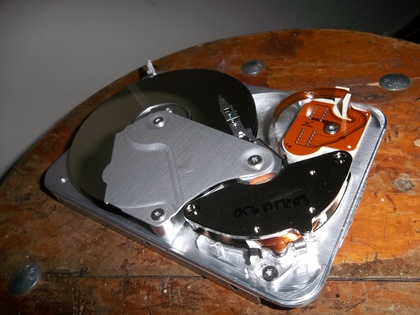
%> input picture P.I. Curso Youtube/PODI_YouTube/discoduro.JPG, 420 x 315 px, shrunk from 4288 x 3216 before the run
$ octave FiltradoNoLineal.m   (GNU Octave 9; MATLAB toolbox functions it lacks are replaced by stand-ins)
%> lines starting %> are read from the running program, lines starting %| are printed output that depends on the picture
clc; clear all; close all;
% Carga de la imagen
a=imread('discoduro.JPG');
%> a is the input picture: size 315x420x3 uint8; mean R, G, B 101.9, 81.3, 68.4

%Extracci髇 de planos
ar = double(a(:,:,1)); %Extraemos el plano rojo y hacesmos casting para tran"transformar" de uint8 a double
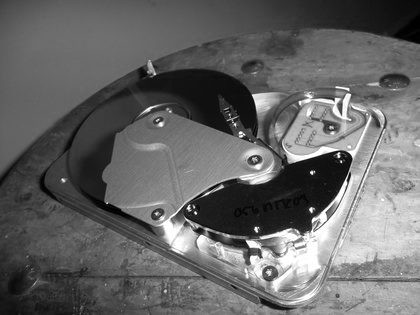
%> ar: size 315x420 double; min 0, max 255, mean 101.9
s = size(a); %Guardamos el tama駉 dela imagen
%> s = [315 420 3]
arc = ar*0; % 0.179779 seg - 0.066711 seg
%> arc: size 315x420 double; every value is 0
armediana = ar*0;
armin = ar*0;
armax = ar*0;

%Convoluci髇
kernel = ones(3,3)./9; %Kernel 3x3 de unos funci髇 g conocida
                       %Filtro de promedio o media.

% kernel = [0,1,0;1,0,1;0,1,0];

for i = 2:s(1)-1
    for j = 2:s(2)-1

        ventana = ar(i-1:i+1, j-1:j+1); % Esta es la operaci髇 punto a punto del Kerner
        prod = ventana.*kernel;
        pix = sum(sum(prod));
        arc(i,j) = pix;


    %Mediana
        vector = ventana(:);
        vector = sort(vector); % Ordena los elementos de forma ascendente
        armediana(i,j) = vector(5); %Toma la mediana del vector, en este caso el quinto elemento porque el Kernel es 3x3
        armin(i,j) = vector(1);
        armax(i,j) = vector(9);
    end
end
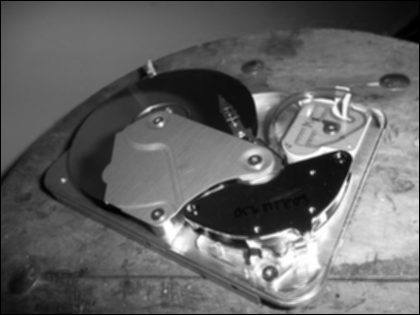
%> arc: size 315x420 double; min 0, max 255, mean 100.9
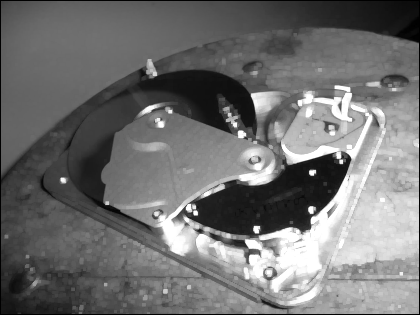
%> armax: size 315x420 double; min 0, max 255, mean 112.7
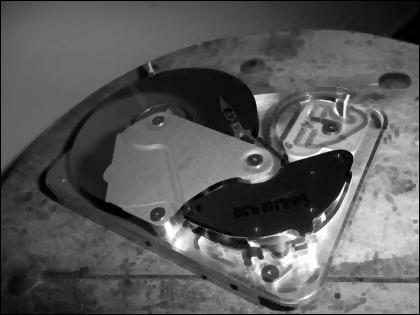
%> armin: size 315x420 double; min 0, max 255, mean 89.6

%Despliegue

figure(1),subplot(2,2,1),imshow(uint8(ar)), title('Imagen Original')
figure(1),subplot(2,2,2),imshow(uint8(armediana)), title('Mediana')
figure(1),subplot(2,2,3),imshow(uint8(armin)), title('Min')
figure(1),subplot(2,2,4),imshow(uint8(armax)), title('Max')

altasf = ar-arc;
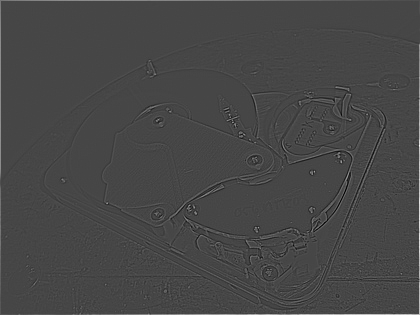
%> altasf: size 315x420 double; min -95.33, max 249, mean 1; drawn with min black and max white
figure(2), imshow(uint8(altasf))
%> after `imshow(uint8(altasf))`:
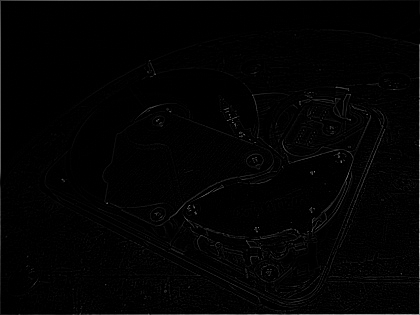
%> displayed picture: size 315x420, on the screen's scale of 0 to 255; min 0, max 249, mean 3.1

$ run again, with P.I. Curso Youtube/PODI_YouTube/103_3789.JPG copied over P.I. Curso Youtube/PODI_YouTube/discoduro.JPG
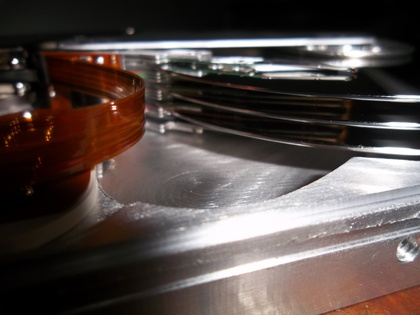
%> input picture P.I. Curso Youtube/PODI_YouTube/103_3789.JPG, 420 x 315 px, shrunk from 4288 x 3216 before the run
%> a is the input picture: size 315x420x3 uint8; mean R, G, B 85.5, 74.8, 71.7
%> after the loop `for i = 2:s(1)-1`:
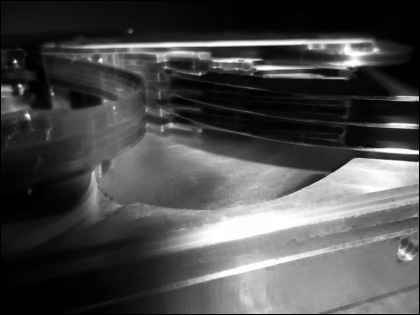
%> armin: size 315x420 double; min 0, max 255, mean 75.5
%> `imshow(uint8(altasf))`:
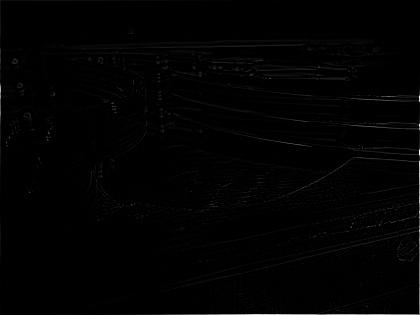
%> displayed picture: size 315x420, on the screen's scale of 0 to 255; min 0, max 254, mean 2
